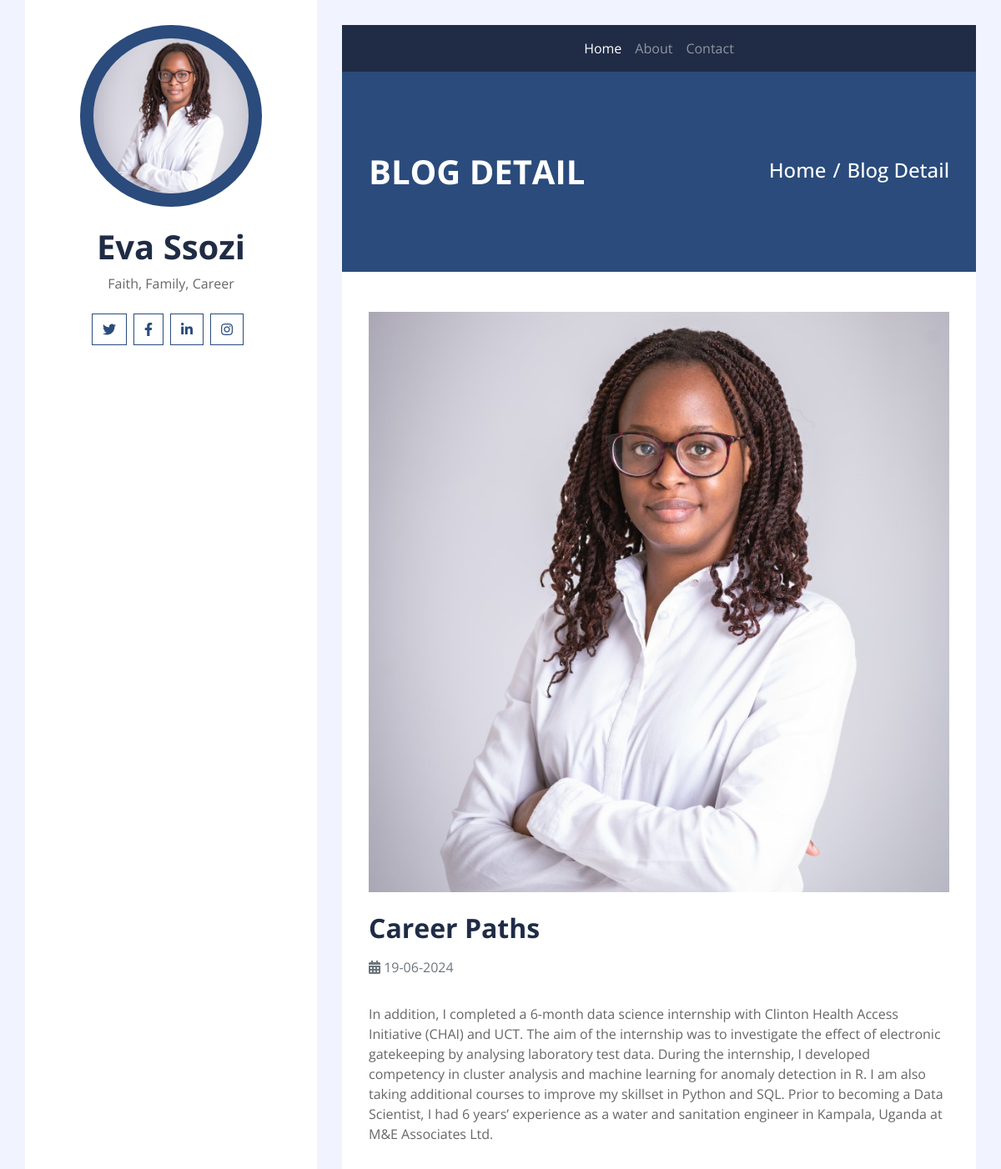
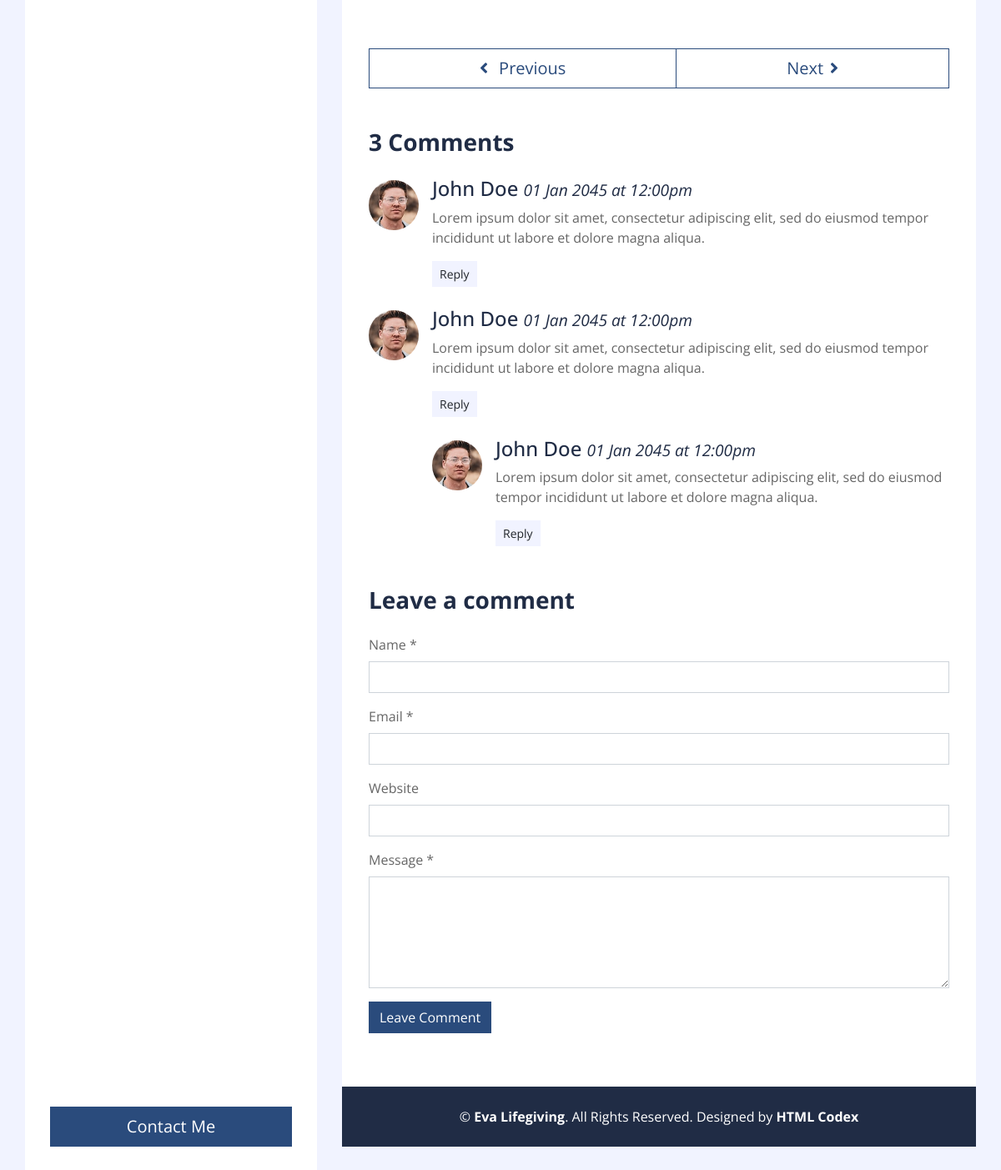
/2, run on the app's committed database (2 pictures, top to bottom).
### blog/models.py (models this page shows, shortened)
class Blog(models.Model):
    title = models.CharField(max_length=122)
    author = models.CharField(max_length=122)
    content_markdown = models.TextField(default="")
    image = models.ImageField(upload_to='blog/images')

### blog/views.py (the view)
def details(request, id):
    blog = Blog.objects.get(id=id)
    content = markdown.markdown(blog.content_markdown)
    context = {"blog":blog, "content":content}
    return render(request,
                  template_name="blog/details.html",
                  context=context)

### blog/templates/blog/details.html
{% extends 'base.html' %}
{% block content %}
            <div class="container py-5 px-2 bg-primary">
                <div class="row py-5 px-4">
                    <div class="col-sm-6 text-center text-md-left">
                        <h1 class="mb-3 mb-md-0 text-white text-uppercase font-weight-bold">Blog Detail</h1>
                    </div>
                    <div class="col-sm-6 text-center text-md-right">
                        <div class="d-inline-flex pt-2">
                            <h4 class="m-0 text-white"><a class="text-white" href="">Home</a></h4>
                            <h4 class="m-0 text-white px-2">/</h4>
                            <h4 class="m-0 text-white">Blog Detail</h4>
                        </div>
                    </div>
                </div>
            </div>
            <div class="container py-5 px-2 bg-white">
                <div class="row px-4">
                    <div class="col-12">
                        <img class="img-fluid mb-4" src="{{blog.image.url}}" alt="Image">
                        <h2 class="mb-3 font-weight-bold">{{blog.title}}</h2>
                        <div class="d-flex">
                            <p class="mr-3 text-muted"><i class="fa fa-calendar-alt"></i> 19-06-2024 </p>
                        </div>
                        <p>
                            {{content|safe}}
                        </p>
                    </div>
                    <div class="col-12 py-4">
                    </div>
                    <div class="col-12 py-4">
                        <div class="btn-group btn-group-lg w-100">
                            <button type="button" class="btn btn-outline-primary"><i class="fa fa-angle-left mr-2"></i> Previous</button>
                            <button type="button" class="btn btn-outline-primary">Next<i class="fa fa-angle-right ml-2"></i></button>
                        </div>
                    </div>
                    <div class="col-12 py-4">
                        <h3 class="mb-4 font-weight-bold">3 Comments</h3>
                        <div class="media mb-4">
                            <img src="img/user.jpg" alt="Image" class="mr-3 mt-1 rounded-circle" style="width:60px;">
                            <div class="media-body">
                                <h4>John Doe <small><i>01 Jan 2045 at 12:00pm</i></small></h4>
                                <p>Lorem ipsum dolor sit amet, consectetur adipiscing elit, sed do eiusmod tempor incididunt ut labore et dolore magna aliqua.
                                </p>
                                <button class="btn btn-sm btn-light">Reply</button>
                            </div>
                        </div>
                        <div class="media mb-4">
                            <img src="img/user.jpg" alt="Image" class="mr-3 mt-1 rounded-circle"
                                style="width:60px;">
                            <div class="media-body">
                                <h4>John Doe <small><i>01 Jan 2045 at 12:00pm</i></small></h4>
                                <p>Lorem ipsum dolor sit amet, consectetur adipiscing elit, sed do eiusmod tempor incididunt ut labore et dolore magna aliqua.
                                </p>
                                <button class="btn btn-sm btn-light">Reply</button>
                                <div class="media mt-4">
                                    <img src="img/user.jpg" alt="Image" class="mr-3 mt-1 rounded-circle"
                                        style="width:60px;">
                                    <div class="media-body">
                                        <h4>John Doe <small><i>01 Jan 2045 at 12:00pm</i></small></h4>
                                        <p>Lorem ipsum dolor sit amet, consectetur adipiscing elit, sed do eiusmod tempor incididunt ut labore et dolore magna aliqua.
                                        </p>
                                        <button class="btn btn-sm btn-light">Reply</button>
                                    </div>
                                </div>
                            </div>
                        </div>
                    </div>
                    <div class="col-12">
                        <h3 class="mb-4 font-weight-bold">Leave a comment</h3>
                        <form>
                            <div class="form-group">
                                <label for="name">Name *</label>
                                <input type="text" class="form-control" id="name">
                            </div>
                            <div class="form-group">
                                <label for="email">Email *</label>
                                <input type="email" class="form-control" id="email">
                            </div>
                            <div class="form-group">
                                <label for="website">Website</label>
                                <input type="url" class="form-control" id="website">
                            </div>
                            <div class="form-group">
                                <label for="message">Message *</label>
                                <textarea id="message" cols="30" rows="5" class="form-control"></textarea>
                            </div>
                            <div class="form-group">
                                <input type="submit" value="Leave Comment" class="btn btn-primary">
                            </div>
                        </form>
                    </div>
                </div>
            </div>
{% endblock content %}

### data on the page
Blog: image (picture), title "Career Paths", content_markdown "In addition, I completed a 6-month data science internship with Clinton Health Access Initiative (CHAI) and UCT. The aim of the internship was to investigate the effect of electronic gatekeeping by analysing laboratory test data. During the internship, I developed competency in cluster analysis and machine learning for anomaly detection in R. I am also taking additional courses to improve my skillset in Python and SQL. Prior to becoming a Data Scientist, I had 6 years’ experience as a water and sanitation engineer in Kampala, Uganda at M&E Associates Ltd."
